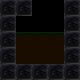

The image is a tile-based game level rendered from a .tmx file. Its description and complete source (layers, tilesets, objects, tile grids) follow:
An orthogonal 5x5 tile map with 16x16 px tiles, 1 tile layer (Tile Layer 1), 2 tilesets and 5 objects (transition3).

<map version="1.10" tiledversion="1.11.2" orientation="orthogonal" renderorder="right-down" width="5" height="5" tilewidth="16" tileheight="16" infinite="0" nextlayerid="4" nextobjectid="7">
 <editorsettings>
  <export target="../map4.lua" format="lua" />
 </editorsettings>
 <tileset firstgid="1" name="placeholder" tilewidth="16" tileheight="16" tilecount="4" columns="2">
  <image source="../../../asets/sprites/placeholder_box_set.png" width="32" height="32" />
 </tileset>
 <tileset firstgid="5" name="placeholder" tilewidth="16" tileheight="16" tilecount="4" columns="2">
  <image source="../../../asets/sprites/placeholder_box_set.png" width="32" height="32" />
 </tileset>
 <layer id="1" name="Tile Layer 1" width="5" height="5">
  <data encoding="csv">
2,6,0,0,2,
2,0,0,0,2,
2,1,1,1,2,
2,3,3,3,2,
2,2,2,2,2
</data>
 </layer>
 <objectgroup color="#ff0000" id="2" name="solid">
  <properties>
   <property name="collidable" type="bool" value="true" />
  </properties>
  <object id="1" x="0" y="0" width="16" height="80" />
  <object id="2" x="16" y="32" width="48" height="48" />
  <object id="3" x="64" y="0" width="16" height="80" />
  <object id="6" x="16" y="0" width="16" height="16" />
 </objectgroup>
 <objectgroup color="#00ffff" id="3" name="transitions">
  <object id="5" name="transition3" x="32" y="-1.625" width="32" height="14.625" />
 </objectgroup>
</map>